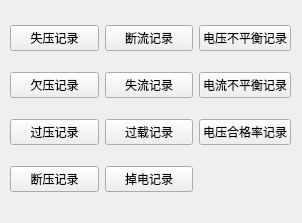
<?xml version="1.0" encoding="UTF-8"?>
<ui version="4.0">
 <class>Event_log</class>
 <widget class="QWidget" name="Event_log">
  <property name="geometry">
   <rect>
    <x>0</x>
    <y>0</y>
    <width>302</width>
    <height>223</height>
   </rect>
  </property>
  <property name="windowTitle">
   <string>Form</string>
  </property>
  <widget class="QWidget" name="">
   <property name="geometry">
    <rect>
     <x>10</x>
     <y>10</y>
     <width>281</width>
     <height>201</height>
    </rect>
   </property>
   <layout class="QGridLayout" name="gridLayout">
    <item row="0" column="0">
     <widget class="QPushButton" name="pushButton">
      <property name="text">
       <string>失压记录</string>
      </property>
     </widget>
    </item>
    <item row="0" column="1">
     <widget class="QPushButton" name="breakcurrent">
      <property name="text">
       <string>断流记录</string>
      </property>
     </widget>
    </item>
    <item row="0" column="2">
     <widget class="QPushButton" name="voltageimbalance">
      <property name="text">
       <string>电压不平衡记录</string>
      </property>
     </widget>
    </item>
    <item row="1" column="0">
     <widget class="QPushButton" name="Undervoltage">
      <property name="text">
       <string>欠压记录</string>
      </property>
     </widget>
    </item>
    <item row="1" column="1">
     <widget class="QPushButton" name="losscurrent">
      <property name="text">
       <string>失流记录</string>
      </property>
     </widget>
    </item>
    <item row="1" column="2">
     <widget class="QPushButton" name="currentimbalance">
      <property name="text">
       <string>电流不平衡记录</string>
      </property>
     </widget>
    </item>
    <item row="2" column="0">
     <widget class="QPushButton" name="Overvoltage">
      <property name="text">
       <string>过压记录</string>
      </property>
     </widget>
    </item>
    <item row="2" column="1">
     <widget class="QPushButton" name="overload">
      <property name="text">
       <string>过载记录</string>
      </property>
     </widget>
    </item>
    <item row="2" column="2">
     <widget class="QPushButton" name="qualified_rateofvoltage">
      <property name="text">
       <string>电压合格率记录</string>
      </property>
     </widget>
    </item>
    <item row="3" column="0">
     <widget class="QPushButton" name="breakvoltage">
      <property name="text">
       <string>断压记录</string>
      </property>
     </widget>
    </item>
    <item row="3" column="1">
     <widget class="QPushButton" name="powerdown">
      <property name="text">
       <string>掉电记录</string>
      </property>
     </widget>
    </item>
   </layout>
  </widget>
 </widget>
 <resources/>
 <connections/>
</ui>
